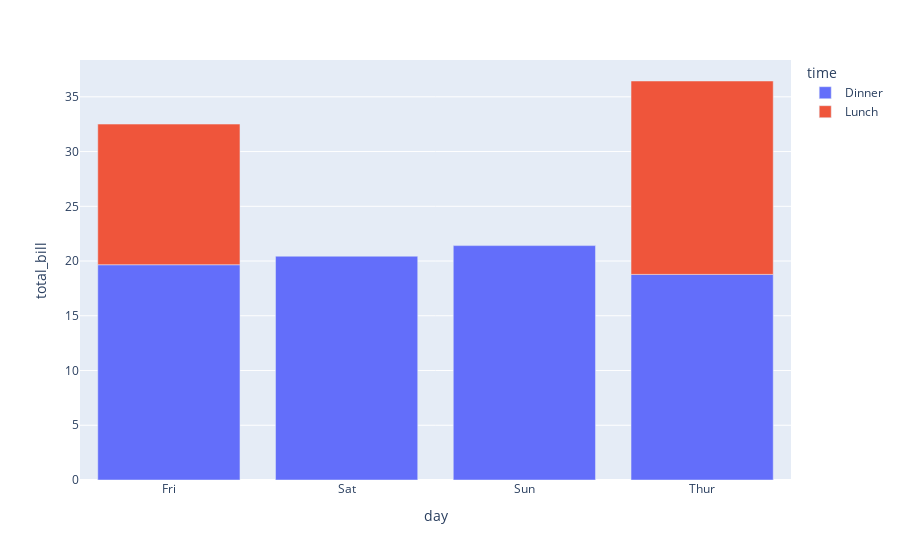

The code cell stored with this chart in its notebook:
### Code cell
px.bar(dfres,'day','total_bill',color='time')

### Figure 1 — Plotly figure (JSON) as saved in the notebook; plotly's stock layout.template omitted (floating-point values rounded to 4 significant figures)
{"data": [{"alignmentgroup": "True", "hovertemplate": "time=Dinner<br>day=%{x}<br>total_bill=%{y}<extra></extra>", "legendgroup": "Dinner", "marker": {"color": "#636efa", "pattern": {"shape": ""}}, "name": "Dinner", "offsetgroup": "Dinner", "orientation": "v", "showlegend": true, "textposition": "auto", "type": "bar", "x": ["Fri", "Sat", "Sun", "Thur"], "xaxis": "x", "y": [19.66, 20.44, 21.41, 18.78], "yaxis": "y"}, {"alignmentgroup": "True", "hovertemplate": "time=Lunch<br>day=%{x}<br>total_bill=%{y}<extra></extra>", "legendgroup": "Lunch", "marker": {"color": "#EF553B", "pattern": {"shape": ""}}, "name": "Lunch", "offsetgroup": "Lunch", "orientation": "v", "showlegend": true, "textposition": "auto", "type": "bar", "x": ["Fri", "Thur"], "xaxis": "x", "y": [12.85, 17.66], "yaxis": "y"}], "layout": {"autosize": true, "barmode": "relative", "legend": {"title": {"text": "time"}, "tracegroupgap": 0}, "margin": {"t": 60}, "xaxis": {"anchor": "y", "autorange": true, "domain": [0, 1], "range": [-0.5, 3.5], "title": {"text": "day"}, "type": "category"}, "yaxis": {"anchor": "x", "autorange": true, "domain": [0, 1], "range": [0, 38.36], "title": {"text": "total_bill"}, "type": "linear"}}}
